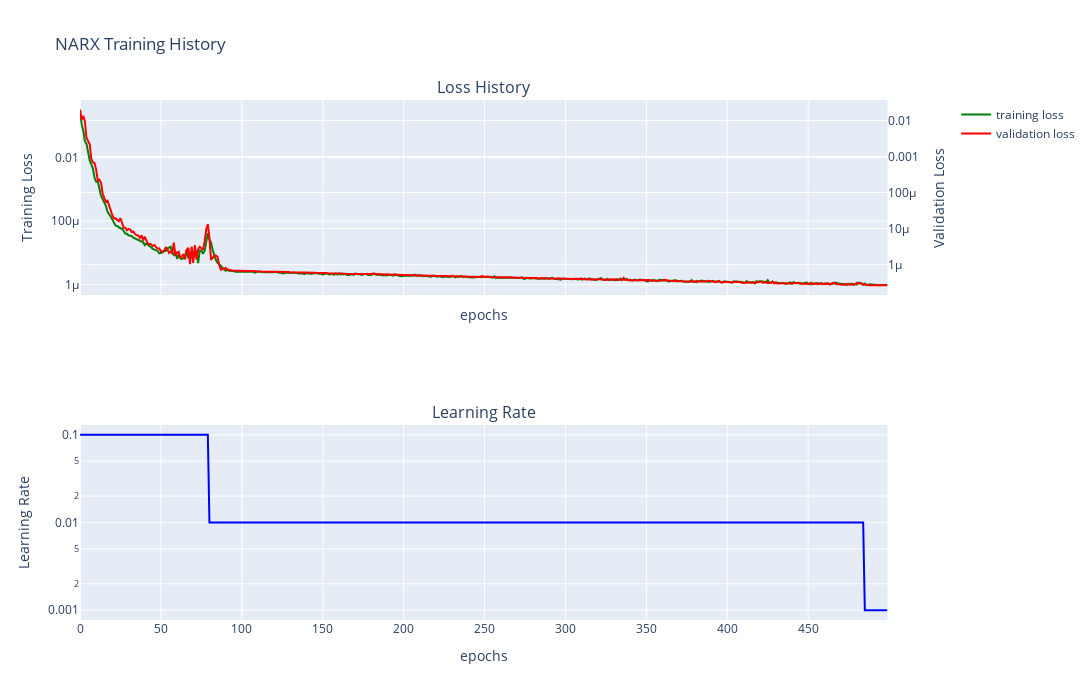

Notebook source saved alongside this figure:
### Markdown cell above
# NARX model

### Code cell
dm.narx_trainer(hidden_layers=[10], batch_size=1000,
          learning_rate=0.1, epochs= 500, scheduler_flag=True)
dm.narx.plot_narx_training_history_plotly()

### Figure 1 — Plotly figure (JSON) as saved in the notebook; plotly's stock layout.template omitted (floating-point values rounded to 4 significant figures; data arrays with more than 128 entries replaced by an {"elided": "..."} marker saying what was removed)
{"data": [{"line": {"color": "green"}, "mode": "lines", "name": "training loss", "showlegend": true, "type": "scatter", "x": {"elided": "500 int values"}, "xaxis": "x", "y": {"elided": "500 float values"}, "yaxis": "y"}, {"line": {"color": "red"}, "mode": "lines", "name": "validation loss", "showlegend": true, "type": "scatter", "x": {"elided": "500 int values"}, "xaxis": "x", "y": {"elided": "500 float values"}, "yaxis": "y2"}, {"line": {"color": "blue"}, "mode": "lines", "showlegend": false, "type": "scatter", "x": {"elided": "500 int values"}, "xaxis": "x2", "y": {"elided": "500 float values"}, "yaxis": "y3"}], "layout": {"annotations": [{"font": {"size": 16}, "showarrow": false, "text": "Loss History", "x": 0.47, "xanchor": "center", "xref": "paper", "y": 1, "yanchor": "bottom", "yref": "paper"}, {"font": {"size": 16}, "showarrow": false, "text": "Learning Rate", "x": 0.47, "xanchor": "center", "xref": "paper", "y": 0.375, "yanchor": "bottom", "yref": "paper"}], "height": 700, "title": {"text": "NARX Training History"}, "width": 1800, "xaxis": {"anchor": "y", "domain": [0, 0.94], "matches": "x2", "showticklabels": false, "title": {"text": "epochs"}}, "xaxis2": {"anchor": "y3", "domain": [0, 0.94], "title": {"text": "epochs"}}, "yaxis": {"anchor": "x", "domain": [0.625, 1], "title": {"text": "Training Loss"}, "type": "log"}, "yaxis2": {"anchor": "x", "overlaying": "y", "side": "right", "title": {"text": "Validation Loss"}, "type": "log"}, "yaxis3": {"anchor": "x2", "domain": [0, 0.375], "title": {"text": "Learning Rate"}, "type": "log"}}}
